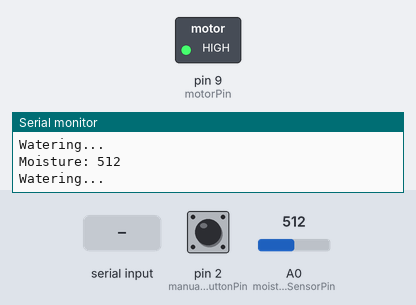
Bench run of a sketch on a simulated Arduino Uno, built with avr-gcc and run on an emulated ATmega328P. Shown: switched loads named in the sketch (green lamp = pin HIGH), the last lines printed to the serial monitor. The inputs (shaded band) are chosen by the test bench; at power-on: A0 (moistureSensorPin) = 512, pin 2 (manualWateringButtonPin) HIGH.

Above: at 5.8 s.
5.9 s: A0 (moistureSensorPin) set to 1023
At 10.4 s:
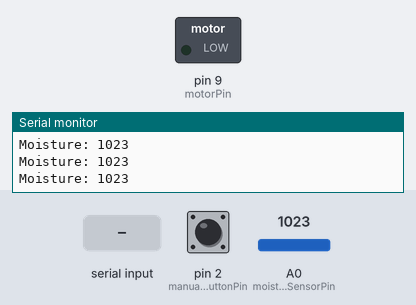
11.5 s: "W\n" received over the second serial link
At 12.5 s:
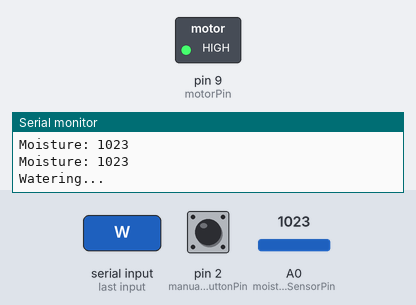
24.5 s: A0 (moistureSensorPin) set to 718
37.5 s: A0 (moistureSensorPin) set to 691
At 38.7 s:
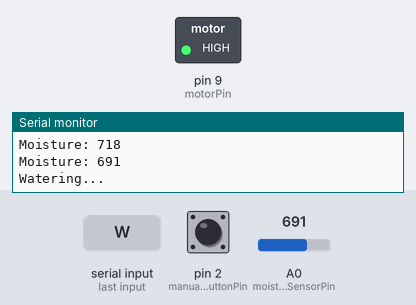
49.0 s: A0 (moistureSensorPin) set to 710
At 53.7 s:
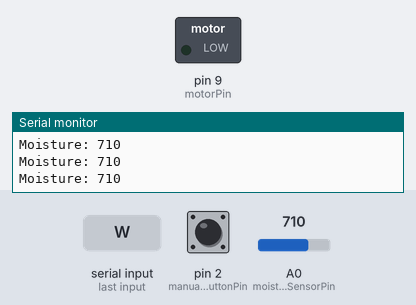
Timing chart, 0 to 55.0 s (numbered marks = the images above; inputs shaded):
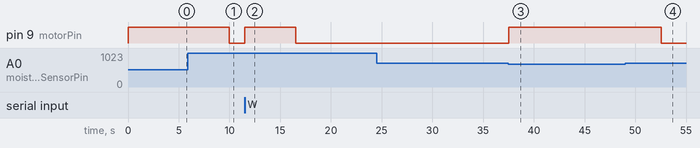

The sketch:

function.ino
```cpp
#include <SoftwareSerial.h>

// Pin Definitions
const int moistureSensorPin = A0;
const int motorPin = 9;
const int manualWateringButtonPin = 2;

// Thresholds and settings
const int moistureThreshold = 700;
const unsigned long wateringDuration = 5000;
const int bluetoothTxPin = 3;
const int bluetoothRxPin = 4;
const char endMarker = '\n';

// Variables
bool isManualWatering = false;
SoftwareSerial bluetoothSerial(bluetoothTxPin, bluetoothRxPin);

void setup() {
  // Initialize Serial communication
  Serial.begin(9600);
  bluetoothSerial.begin(9600);

  // Set pin modes
  pinMode(moistureSensorPin, INPUT);
  pinMode(motorPin, OUTPUT);
  pinMode(manualWateringButtonPin, INPUT_PULLUP);

  // Set initial motor state
  digitalWrite(motorPin, LOW);
}

void loop() {
  // Read moisture sensor value
  int moistureValue = analogRead(moistureSensorPin);
  Serial.print("Moisture: ");
  Serial.println(moistureValue);

  // Check if manual watering button is pressed
  if (digitalRead(manualWateringButtonPin) == LOW) {
    isManualWatering = true;
  } else {
    isManualWatering = false;
  }

  // Check if moisture is below threshold for automatic watering
  if (!isManualWatering && moistureValue < moistureThreshold) {
    waterPlants();
  }

  // Check for incoming Bluetooth commands
  while (bluetoothSerial.available() > 0) {
    char receivedChar = bluetoothSerial.read();
    if (receivedChar == 'W') {
      waterPlants();
    }
  }
}

void waterPlants() {
  // Turn on water pump motor
  digitalWrite(motorPin, HIGH);
  Serial.println("Watering...");
  delay(wateringDuration);
  digitalWrite(motorPin, LOW);
}

void serialEvent() {
  static String receivedMessage = "";
  while (bluetoothSerial.available()) {
    char inChar = (char)bluetoothSerial.read();
    if (inChar != endMarker) {
      receivedMessage += inChar;
    } else {
      processMessage(receivedMessage);
      receivedMessage = "";
    }
  }
}

void processMessage(String message) {
  if (message == "MANUAL_ON") {
    isManualWatering = true;
  } else if (message == "MANUAL_OFF") {
    isManualWatering = false;
  }
}
```

Measured:
- after the input at 5.9 s, pin 9 (motorPin): HIGH → LOW after 4.1 s
- after the input at 11.5 s, pin 9 (motorPin): LOW → HIGH at once, → LOW 5.0 s later
- after the input at 37.5 s, pin 9 (motorPin): LOW → HIGH at once
- after the input at 49.0 s, pin 9 (motorPin): HIGH → LOW after 3.5 s
